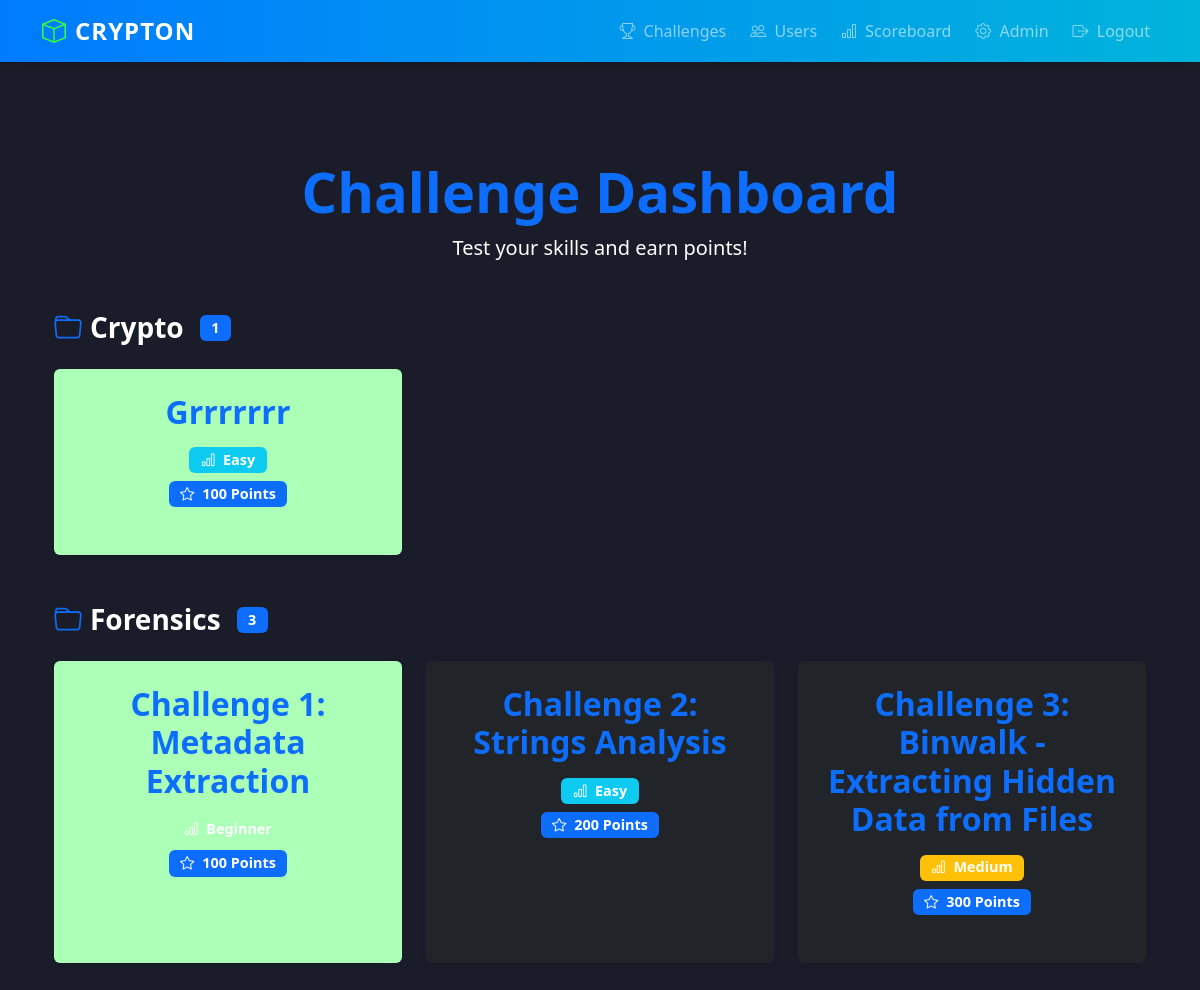
The app's page /challenges (signed in) with its own data.
### models.py (models this page shows)
class Challenge(db.Model):
    id = db.Column(db.Integer, primary_key=True)
    title = db.Column(db.String(100), nullable=False)
    description = db.Column(db.Text, nullable=False)
    category = db.Column(db.String(50), nullable=False)
    difficulty = db.Column(db.String(20), nullable=False)  # Difficulty level (Easy, Medium, Hard)
    score = db.Column(db.Integer, nullable=False)  # Points for solving the challenge
    visibility = db.Column(db.String(10), nullable=False, default="private")  # "public" or "private"
    file_link = db.Column(db.Text, nullable=True)
    flags = db.relationship('Flag', backref='challenge', lazy=True, cascade="all, delete")

### routes.py (the view)
@main.route('/challenges')
@login_required
def dashboard():
    if current_user.is_admin:
        challenges = Challenge.query.all()
    else:
        challenges = Challenge.query.filter_by(visibility="public").all()
    solved_challenge_ids = {int(sub.challenge_id) for sub in Submission.query.filter_by(user_id=current_user.id, correct=True).all()}
    return render_template('dashboard.html', challenges=challenges, solved_challenges=solved_challenge_ids)

### app.py (called while the page is built)
@login_manager.user_loader
def load_user(user_id):
    return User.query.get(int(user_id))

### templates/dashboard.html (shortened to what this page needs)
{% extends "base.html" %}
{% block content %}
<div class="container py-5">
    <div class="text-center mb-5">
        <h1 class="display-4 fw-bold text-primary mb-2">Challenge Dashboard</h1>
        <p class="text-white lead">Test your skills and earn points!</p>
    </div>
    {% if challenges %}
        {% for category in challenges|groupby('category')|sort(attribute='grouper') %}
        <div class="mb-5">
            <h3 class="fw-bold text-white mb-4 d-flex align-items-center gap-2">
                <i class="bi bi-folder text-primary"></i> {{ category.grouper|capitalize }}
                <span class="badge bg-primary ms-2">{{ category.list|length }}</span>
            </h3>
            <div class="row row-cols-1 row-cols-md-3 g-4">
                {% for challenge in category.list %}
                <div class="col">
                    <div id="challengeCard{{ challenge.id }}" data-bs-toggle="modal"
                    data-bs-target="#challengeModal{{ challenge.id }}" class="card h-100 {% if (challenge.id) in solved_challenges %}bg-success{% else %}bg-dark{% endif %} text-white text-center border-0 shadow-sm transition-hover">
                        <div class="card-body p-4">
                            <h2 class="card-title fw-bold text-primary mb-3">{{ challenge.title }}</h2>
                            <div class="d-flex flex-column gap-2 mb-4">
                                <p class="card-text mb-0">
                                    <span class="badge
                                        {% if challenge.difficulty == 'beginner' %}bg-success
                                        {% elif challenge.difficulty == 'easy' %}bg-info
                                        {% elif challenge.difficulty == 'medium' %}bg-warning
                                        {% else %}bg-danger{% endif %}">
                                        <i class="bi bi-bar-chart me-1"></i> {{ challenge.difficulty|capitalize }}
                                    </span>
                                </p>
                                <p class="card-text mb-0"><span class="badge bg-primary"><i class="bi bi-star me-1"></i> {{ challenge.score }} Points</span></p>
                            </div>
                        </div>
                    </div>
                </div>
                {% endfor %}
            </div>
        </div>
        {% endfor %}
    {% else %}
        <div class="text-center mt-5">
            <div class="notice bg-dark text-white">
                <i class="bi bi-info-circle me-2"></i>No challenges available yet. Check back soon!
            </div>
        </div>
    {% endif %}
</div>
{% endblock %}

### templates/base.html (style rules this page uses)
:root { --primary-gradient: linear-gradient(90deg, #007bff, #00b4db); --dark-bg: #1a1d29; }
body { background: var(--dark-bg); color: #ffffff; font-family: 'Segoe UI', Tahoma, Geneva, Verdana, sans-serif; }

### templates/dashboard.html (style rules this page uses)
.transition-hover { transition: transform 0.2s ease, box-shadow 0.2s ease; }
.badge { font-size: 0.9rem; padding: 0.4em 0.8em; }
.bg-success { background-color: #acffb6 !important; }

### records on screen
Challenge: grouper "Crypto", list|length "1", title "Grrrrrrr", difficulty "Easy", score "100"
Challenge: grouper "Forensics", list|length "3", title "Challenge 1: Metadata Extraction", difficulty "Beginner", score "100"
Challenge: title "Challenge 2: Strings Analysis", difficulty "Easy", score "200"
Challenge: title "Challenge 3: Binwalk - Extracting Hidden Data from Files", difficulty "Medium", score "300"
